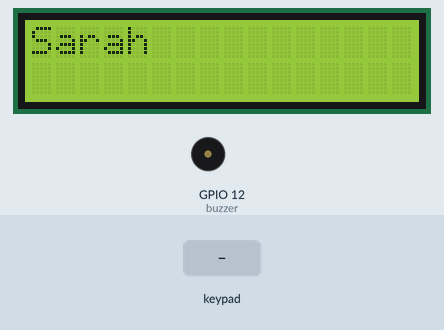
Recording of a sketch running on a simulated ESP32. Shown: 16×2 character LCD, buzzer (waves = sounding, pin HIGH). The inputs (shaded band) are chosen by the test bench. What the sketch prints to the serial monitor is not drawn.

Above: at 1.7 s.
1.8 s: keypad keys 1 4 2 7 2 6 2 5 # pressed 0.4 s apart
At 5.5 s:
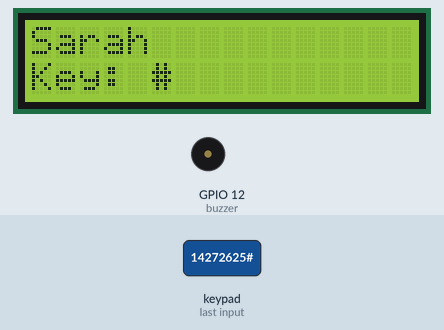
6.9 s: key 'A' pressed
At 8.3 s:
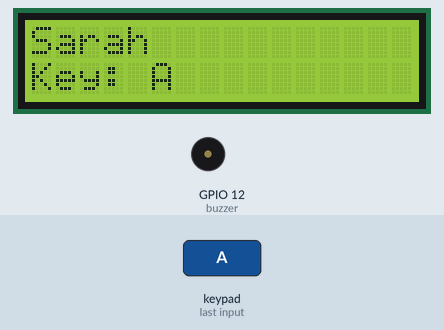
8.6 s: key 'B' pressed
At 9.7 s:
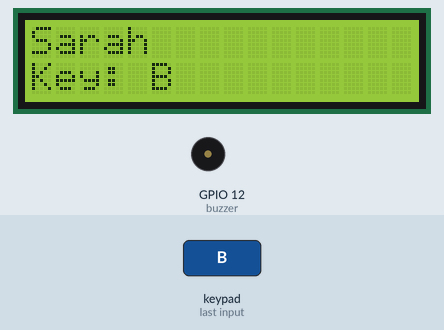
10.3 s: keypad keys 1 4 2 7 2 6 2 5 * pressed 0.4 s apart
At 14.4 s:
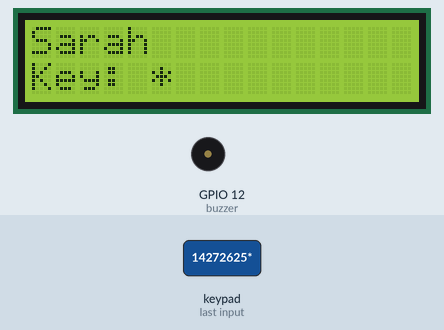
15.4 s: key 'C' pressed
At 16.0 s:
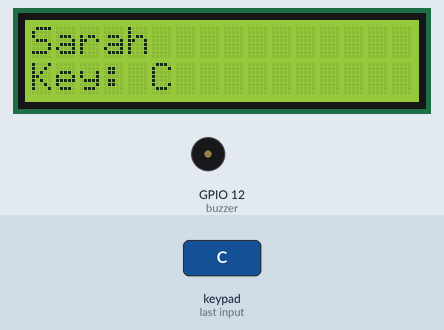
17.1 s: keypad keys 1 4 2 7 2 6 2 5 D pressed 0.4 s apart
At 17.22 s:
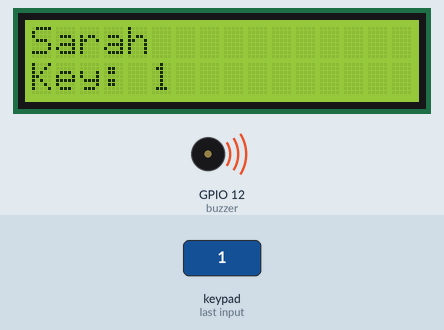
Timing chart, 0 to 22.0 s (numbered marks = the images above; inputs shaded):
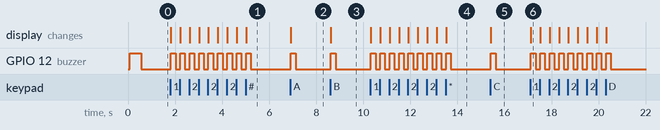

Measured:
- after the input at 1.8 s, GPIO 12 (buzzer): alternates HIGH for 0.20 s and LOW for 0.20 s, 18 changes in all, then stays LOW, starting at once; the display: first changes at once (image 1 shows a later state)
- after the input at 6.9 s, GPIO 12 (buzzer): LOW → HIGH at once, → LOW 0.20 s later; the display: changes at once (image 2)
- after the input at 8.6 s, GPIO 12 (buzzer): LOW → HIGH at once, → LOW 0.20 s later; the display: changes at once (image 3)
- after the input at 10.3 s, GPIO 12 (buzzer): alternates HIGH for 0.20 s and LOW for 0.20 s, 18 changes in all, then stays LOW, starting at once; the display: first changes at once (image 4 shows a later state)
- after the input at 15.4 s, GPIO 12 (buzzer): LOW → HIGH at once, → LOW 0.20 s later; the display: changes at once (image 5)
- after the input at 17.1 s, GPIO 12 (buzzer): alternates HIGH for 0.20 s and LOW for 0.20 s, 18 changes in all, then stays LOW, starting at once; the display: changes at once (image 6)

The sketch:

sketch.ino
```cpp
#include <Keypad.h>
#include <Wire.h>
#include <LiquidCrystal_I2C.h>

// Keypad configuration
const byte ROWS = 4;
const byte COLS = 4;
char keys[ROWS][COLS] = {
  {'1','2','3','A'},
  {'4','5','6','B'},
  {'7','8','9','C'},
  {'*','0','#','D'}
};

// Pins za keypad kuri ESP32
byte rowPins[ROWS] = {14, 27, 26, 25};
byte colPins[COLS] = {33, 32, 4, 16};

Keypad keypad = Keypad(makeKeymap(keys), rowPins, colPins, ROWS, COLS);

// LCD setup (I2C address ishobora kuba 0x27 cyangwa 0x3F)
LiquidCrystal_I2C lcd(0x27, 16, 2);

// Buzzer pin
int buzzer = 12;

void setup() {
  Serial.begin(115200);

  // Buzzer setup
  pinMode(buzzer, OUTPUT);
  digitalWrite(buzzer, LOW);

  // LCD setup
  lcd.init();
  lcd.backlight();
  lcd.setCursor(0,0);
  lcd.print("Sarah");   // Izina rigaragara kuri LCD

  // Buzzer isakuze nk’alert
  digitalWrite(buzzer, HIGH);
  delay(500);
  digitalWrite(buzzer, LOW);
}

void loop() {
  char key = keypad.getKey();
  if (key) {
    Serial.print("Key pressed: ");
    Serial.println(key);

    // LCD yerekana key
    lcd.clear();
    lcd.setCursor(0,0);
    lcd.print("Sarah");
    lcd.setCursor(0,1);
    lcd.print("Key: ");
    lcd.print(key);

    // Buzzer isakuze nk’alert
    digitalWrite(buzzer, HIGH);
    delay(200);
    digitalWrite(buzzer, LOW);
  }
}
```
